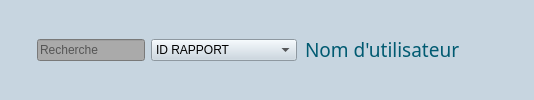
        <widget class="QWidget" name="widget_2" native="true">
         <property name="styleSheet">
          <string notr="true">background-color: rgb(199, 213, 224);</string>
         </property>
         <layout class="QHBoxLayout" name="horizontalLayout_9">
          <item>
           <widget class="QLabel" name="label_7">
            <property name="maximumSize">
             <size>
              <width>75</width>
              <height>75</height>
             </size>
            </property>
            <property name="text">
             <string/>
            </property>
            <property name="pixmap">
             <pixmap resource="image.qrc">:/new/prefix1/icon menu.png</pixmap>
            </property>
            <property name="scaledContents">
             <bool>true</bool>
            </property>
           </widget>
          </item>
          <item>
           <widget class="QLabel" name="label">
            <property name="maximumSize">
             <size>
              <width>150</width>
              <height>100</height>
             </size>
            </property>
            <property name="text">
             <string/>
            </property>
            <property name="pixmap">
             <pixmap resource="image.qrc">:/new/prefix1/logo.png</pixmap>
            </property>
            <property name="scaledContents">
             <bool>true</bool>
            </property>
           </widget>
          </item>
          <item>
           <widget class="QLineEdit" name="rech">
            <property name="styleSheet">
             <string notr="true">background-color: rgb(170, 170, 170);
</string>
            </property>
            <property name="text">
             <string/>
            </property>
            <property name="placeholderText">
             <string>Recherche</string>
            </property>
            <property name="clearButtonEnabled">
             <bool>true</bool>
            </property>
           </widget>
          </item>
          <item>
           <widget class="QComboBox" name="comboBox_rech">
            <item>
             <property name="text">
              <string>ID RAPPORT</string>
             </property>
            </item>
            <item>
             <property name="text">
              <string>OBJET</string>
             </property>
            </item>
            <item>
             <property name="text">
              <string>ID AUDITEUR</string>
             </property>
            </item>
            <item>
             <property name="text">
              <string>DATE CREATION</string>
             </property>
            </item>
            <item>
             <property name="text">
              <string>RESULTAT</string>
             </property>
            </item>
            <item>
             <property name="text">
              <string>RECOMMENDATION</string>
             </property>
            </item>
            <item>
             <property name="text">
              <string>NOM ENTREPRISE</string>
             </property>
            </item>
           </widget>
          </item>
          <item>
           <widget class="QLineEdit" name="lineEdit">
            <property name="font">
             <font>
              <family>Arial Rounded MT Bold</family>
              <pointsize>14</pointsize>
             </font>
            </property>
            <property name="styleSheet">
             <string notr="true">color: rgb(0, 90, 113);</string>
            </property>
            <property name="text">
             <string>Nom d'utilisateur</string>
            </property>
            <property name="frame">
             <bool>false</bool>
            </property>
            <property name="readOnly">
             <bool>true</bool>
            </property>
            <property name="clearButtonEnabled">
             <bool>false</bool>
            </property>
           </widget>
          </item>
          <item>
           <widget class="QPushButton" name="pushButton">
            <property name="cursor">
             <cursorShape>PointingHandCursor</cursorShape>
            </property>
            <property name="text">
             <string/>
            </property>
            <property name="icon">
             <iconset resource="image.qrc">
              <normaloff>:/new/prefix1/icon utilisateur.png</normaloff>:/new/prefix1/icon utilisateur.png</iconset>
            </property>
            <property name="iconSize">
             <size>
              <width>45</width>
              <height>45</height>
             </size>
            </property>
            <property name="flat">
             <bool>true</bool>
            </property>
           </widget>
          </item>
         </layout>
        </widget>
